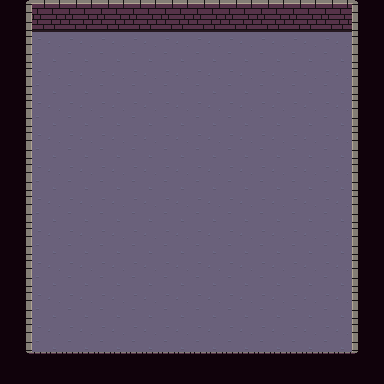

A level layout from a 2D game, rendered from its tile map. Below: a short description, then the map file with tile-grid data replaced by summaries:
An orthogonal 12x12 tile map with 32x32 px tiles, 1 tile layer (Tile Layer 1).

<map version="1.0" orientation="orthogonal" renderorder="right-down" width="12" height="12" tilewidth="32" tileheight="32" nextobjectid="1">
 <tileset firstgid="1" name="Tileset" tilewidth="32" tileheight="32">
  <image source="Tileset.png" trans="a4bbcc" width="96" height="96" />
 </tileset>
 <layer name="Tile Layer 1" width="12" height="12">
  <data>[144 cells, 144 non-empty, 9 distinct tile ids]</data>
 </layer>
</map>